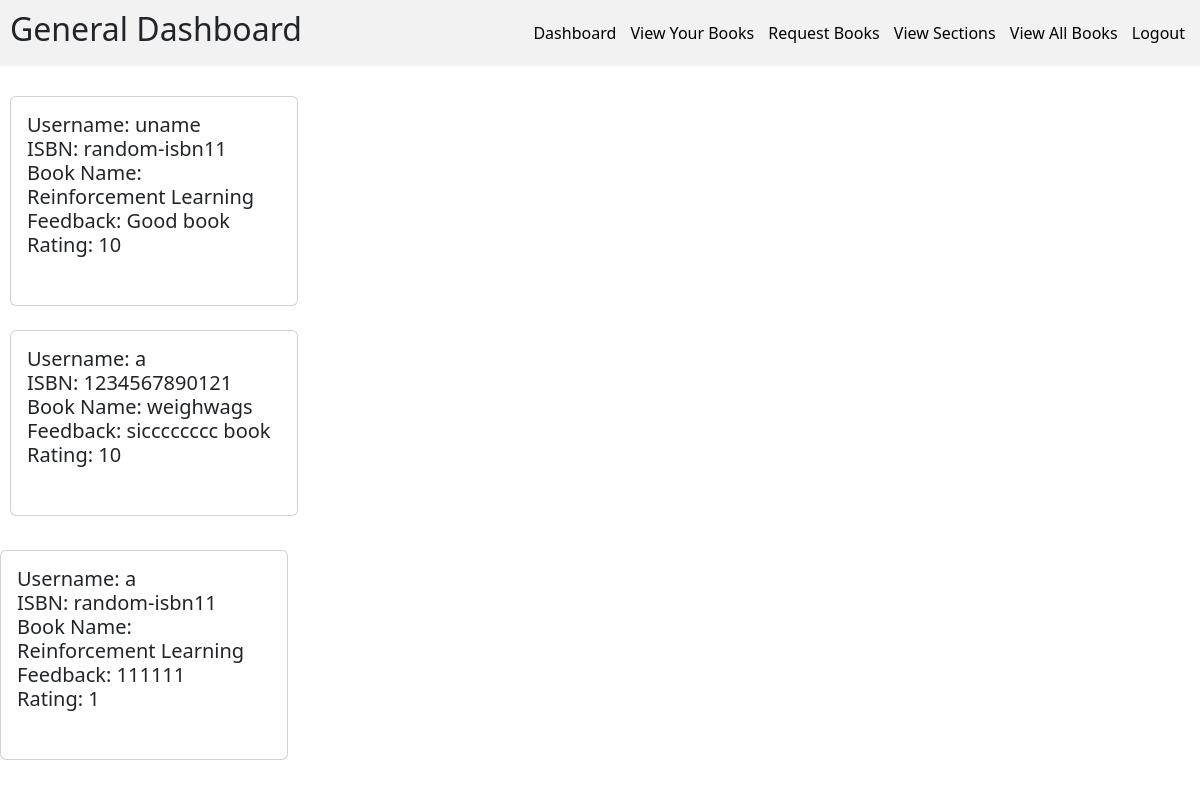
The app's page /readFeedback/ (signed in) with its own data.
### models.py (models this page shows)
class BookFeedbackModel(db.Model):
    __tablename__ = "book_feedback"
    uid = Column(Integer, ForeignKey("user_login.id"), primary_key=True)
    book_id = Column(Integer, ForeignKey("book.id"), primary_key=True)
    feedback = Column(String(500), nullable=False)
    rating = Column(Integer, nullable=False)

class UserLoginModel(db.Model, UserMixin):
    __tablename__ = "user_login"
    id = Column(Integer, primary_key=True, autoincrement=True)
    username = Column(String(40), unique=True, nullable=False)
    password = Column(String(80), nullable=False)

class BookModel(db.Model):
    __tablename__ = "book"
    id = Column(Integer, primary_key=True, autoincrement=True)
    isbn = Column(String(13), nullable=False, unique=True)
    name = Column(String(100), nullable=False)
    page_count = Column(Integer, nullable=False)
    content = Column(String, nullable=False)
    publisher = Column(String(100), nullable=False)
    volume = Column(Integer, nullable = False)
    section_id = Column(Integer, ForeignKey("section.id"), nullable=False)
    search_word = Column(String(500), nullable=False)
    price = Column(Integer, nullable=False)

### app.py (the view, shortened to what this page needs)
@app.route("/readFeedback/", methods=["GET"])
@login_required
def readFeedback():
    id = request.args.get("id")
    user_info = UserInfoModel.query.filter_by(uid=current_user.id).first()
    if not user_info:
        flash("User info not found")
        return redirect("/")
    role = user_info.role
    if id:
        book = BookModel.query.filter_by(id=id).first()
        if not book:
            flash("Book does not exist")
            return redirect(f"/{user_info.role.lower()}Dashboard")
    if not id:
        book_feedbacks = (
            BookFeedbackModel.query.join(
                BookModel, onclause=BookModel.id == BookFeedbackModel.book_id
            )
            .join(UserLoginModel, onclause=UserLoginModel.id == BookFeedbackModel.uid)
            .with_entities(
                BookModel.id,
                BookModel.isbn,
                BookModel.name,
                BookFeedbackModel.uid,
                BookFeedbackModel.feedback,
                BookFeedbackModel.rating,
                UserLoginModel.username,
            )
            .all()
        )
        return render_template(
            "readFeedback.html", book_feedbacks=book_feedbacks, role=role
        )

### blueprints/api.py (called while the page is built)
@login_manager.user_loader
def load_user(id):
    return UserLoginModel.query.get(id)

### templates/readFeedback.html (shortened to what this page needs)
{% if role == "Librarian" %}
{% extends "librarianBase.html" %}
{% else %}
{% extends "generalBase.html" %}
{% endif %}
{% block content %}
<div>
    {% if not book_feedbacks %}
    <h3>No feedbacks exist</h3>
    {% else %}
    {% for feedback in book_feedbacks %}
    <div class="card" style="width: 18rem;">
        <div class="card-body">
            <h5>
                Username: {{feedback.username}} <br>
                ISBN: {{feedback.isbn}} <br>
                Book Name: {{feedback.name}} <br>
                Feedback: {{feedback.feedback}} <br>
                Rating: {{feedback.rating}} <br> <br>
            </h5>
        </div>
    </div>
</div>
<br>
{% endfor %}
{% endif %}
{% endblock %}

### static/generalStyle.css (style rules this page uses)
html, body { margin: 0px; font-family: Ubuntu, system-ui, -apple-system, BlinkMacSystemFont, "Segoe UI", Roboto, Oxygen, Cantarell, "Open Sans", "Helvetica Neue", sans-serif; }

### records on screen
BookFeedbackModel: username "uname", isbn "random-isbn11", name "Reinforcement Learning", feedback "Good book", rating "10"
BookFeedbackModel: username "a", isbn "1234567890121", name "weighwags", feedback "sicccccccc book", rating "10"
BookFeedbackModel: username "a", isbn "random-isbn11", name "Reinforcement Learning", feedback "111111", rating "1"
